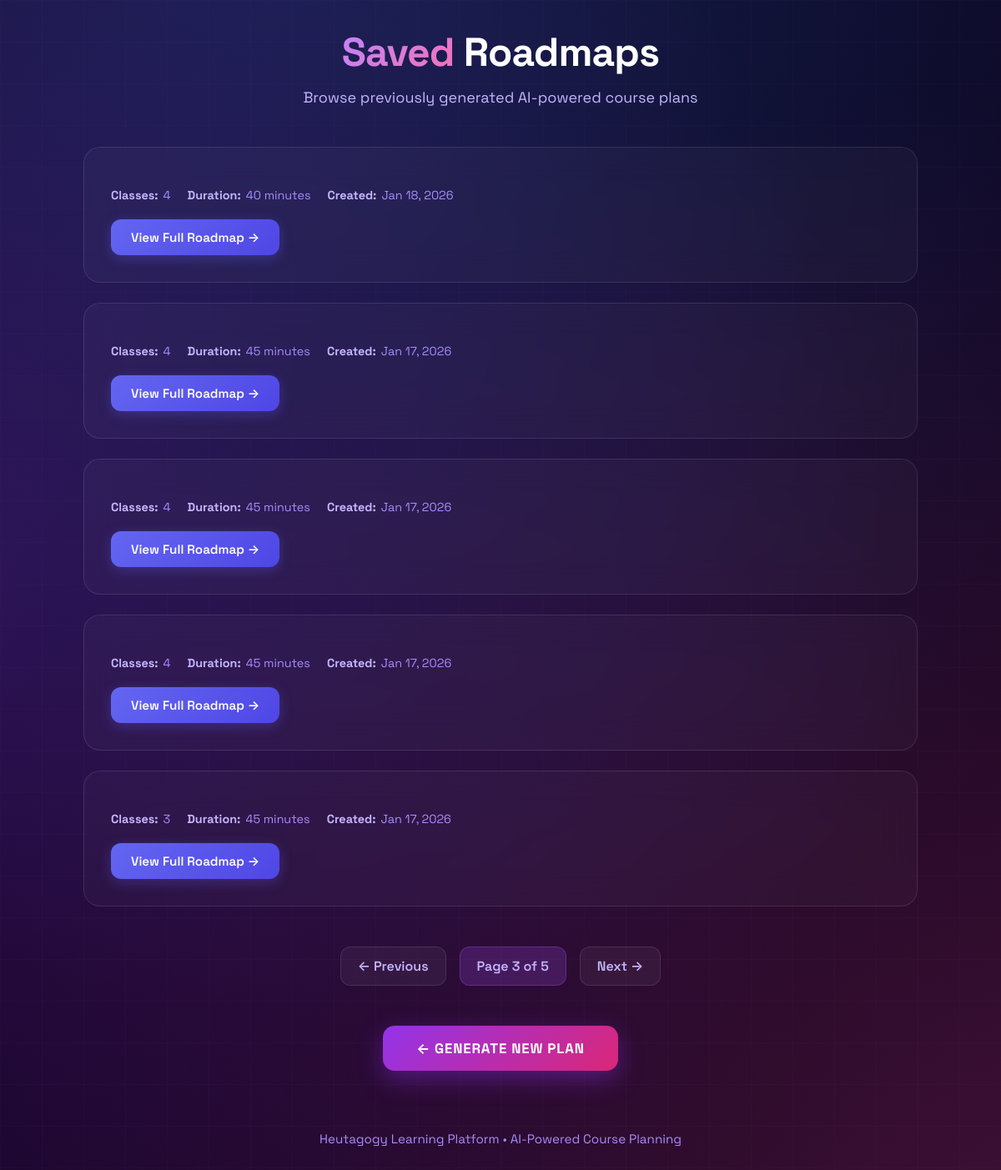
The page /teacher/plans/?page=3 on the database its author committed.
### teacher/models.py (models this page shows)
class CoursePlan(models.Model):
    course_name = models.CharField(max_length=200)
    course_outcomes = models.TextField()
    num_classes = models.IntegerField()
    class_duration = models.IntegerField()   # minutes
    class_size = models.IntegerField()
    roadmap = models.TextField()             # generated roadmap JSON or text
    created_at = models.DateTimeField(auto_now_add=True)

### teacher/views.py (the view)
# urls.py: path("plans/", views.view_plans, name="view-plans"),
def view_plans(request):
    plans = CoursePlan.objects.order_by("-created_at")
    paginator = Paginator(plans, 5)  # 5 plans per page
    page_number = request.GET.get("page")
    page_obj = paginator.get_page(page_number)
    return render(request, "teacher/view_plans.html", {
        "page_obj": page_obj
    })

### teacher/templates/teacher/view_plans.html (shortened to what this page needs)
<!DOCTYPE html>
<html lang="en">
<head>
</head>
<body>
  <div class="container">
    <div class="inner">
      <div class="header">
        <h1><span class="highlight">Saved</span> Roadmaps</h1>
        <p>Browse previously generated AI-powered course plans</p>
      </div>
      <div class="plans-list">
        {% for plan in page_obj %}
          <div class="plan-card">
            <div class="plan-meta">
              <span>
                <strong>Classes:</strong> {{ plan.num_classes }}
              </span>
              <span>
                <strong>Duration:</strong> {{ plan.class_duration }} minutes
              </span>
              <span>
                <strong>Created:</strong> {{ plan.created_at|date:"M d, Y" }}
              </span>
            </div>
            <a href="{% url 'plan-detail' plan.id %}" class="view-btn">
              View Full Roadmap →
            </a>
          </div>
        {% empty %}
          <div class="empty-state">
            <p>No plans generated yet. Create your first roadmap!</p>
          </div>
        {% endfor %}
      </div>
      {% if page_obj.paginator.num_pages > 1 %}
        <div class="pagination">
          {% if page_obj.has_previous %}
            <a href="?page={{ page_obj.previous_page_number }}">
              ← Previous
            </a>
          {% endif %}
          <span class="current">
            Page {{ page_obj.number }} of {{ page_obj.paginator.num_pages }}
          </span>
          {% if page_obj.has_next %}
            <a href="?page={{ page_obj.next_page_number }}">
              Next →
            </a>
          {% endif %}
        </div>
      {% endif %}
      <div class="action-section">
        <a href="{% url 'teacher-plan' %}" class="new-plan-btn">
          ← Generate New Plan
        </a>
      </div>
      <div class="footer">
        <p>Heutagogy Learning Platform • AI-Powered Course Planning</p>
      </div>
    </div>
  </div>
</body>
</html>

### teacher/templates/teacher/view_plans.html (style rules this page uses)
* { margin: 0; padding: 0; box-sizing: border-box; }
body { font-family: 'Space Grotesk', -apple-system, BlinkMacSystemFont, sans-serif; min-height: 100vh; background: #0a0118; position: relative; overflow-x: hidden; }
body::before { content: ''; position: fixed; width: 200%; height: 200%; top: -50%; left: -50%; background: radial-gradient(circle at 20% 50%, rgba(147, 51, 234, 0.25) 0%, transparent 50%), radial-gradient(circle at 80% 80%, rgba(236, 72, 153, 0.25) 0%, transparent 50%), radial-gradient(circle at 40% 20%, rgba(59, 130, 246, 0.25) 0%, transparent 50%); animation: drift 20s ease-in-out infinite; z-index: 0; }
body::after { content: ''; position: fixed; inset: 0; background-image: linear-gradient(rgba(168, 85, 247, 0.03) 1px, transparent 1px), linear-gradient(90deg, rgba(168, 85, 247, 0.03) 1px, transparent 1px); background-size: 50px 50px; pointer-events: none; z-index: 0; }
.container { position: relative; z-index: 10; min-height: 100vh; padding: 32px 20px; }
.inner { max-width: 1000px; margin: 0 auto; }
.header { text-align: center; margin-bottom: 48px; animation: fadeInDown 0.8s ease-out; }
.header h1 { font-size: 3rem; font-weight: 700; color: white; margin-bottom: 12px; letter-spacing: -0.02em; }
.header .highlight { background: linear-gradient(135deg, #c084fc, #f472b6); -webkit-background-clip: text; -webkit-text-fill-color: transparent; background-clip: text; }
.header p { color: #c4b5fd; font-size: 1.125rem; }
.plans-list { margin-bottom: 48px; }
.plan-card { background: rgba(255, 255, 255, 0.03); backdrop-filter: blur(20px); border: 1px solid rgba(255, 255, 255, 0.1); border-radius: 20px; padding: 32px; margin-bottom: 24px; transition: all 0.4s cubic-bezier(0.4, 0, 0.2, 1); position: relative; overflow: hidden; animation: fadeInUp 0.8s ease-out both; }
.plan-card:nth-child(1) { animation-delay: 0.1s; }
.plan-card:nth-child(2) { animation-delay: 0.2s; }
.plan-card:nth-child(3) { animation-delay: 0.3s; }
.plan-card:nth-child(4) { animation-delay: 0.4s; }
.plan-card:nth-child(5) { animation-delay: 0.5s; }
.plan-card::before { content: ''; position: absolute; inset: 0; background: linear-gradient(135deg, rgba(168, 85, 247, 0.1), rgba(236, 72, 153, 0.1)); opacity: 0; transition: opacity 0.4s; }
.plan-meta { display: flex; flex-wrap: wrap; gap: 20px; margin-bottom: 20px; font-size: 0.9rem; color: #a78bfa; }
.plan-meta span { display: flex; align-items: center; gap: 6px; }
.plan-meta strong { color: #c4b5fd; }
.view-btn { display: inline-flex; align-items: center; gap: 8px; padding: 12px 24px; background: linear-gradient(135deg, #6366f1, #4f46e5); border: none; border-radius: 12px; color: white; font-size: 0.95rem; font-weight: 600; text-decoration: none; font-family: inherit; cursor: pointer; transition: all 0.3s; box-shadow: 0 4px 15px rgba(99, 102, 241, 0.3); position: relative; overflow: hidden; }
.view-btn::before { content: ''; position: absolute; top: 0; left: -100%; width: 100%; height: 100%; background: linear-gradient(90deg, transparent, rgba(255,255,255,0.2), transparent); transition: left 0.5s; }
.pagination { display: flex; justify-content: center; align-items: center; gap: 16px; margin-bottom: 48px; }
.pagination a, .pagination span { padding: 12px 20px; background: rgba(255, 255, 255, 0.05); border: 1px solid rgba(255, 255, 255, 0.1); border-radius: 12px; color: #c4b5fd; text-decoration: none; font-weight: 600; transition: all 0.3s; }
.pagination .current { background: rgba(168, 85, 247, 0.2); border-color: rgba(168, 85, 247, 0.3); }
.action-section { text-align: center; margin-bottom: 48px; }
.new-plan-btn { display: inline-flex; align-items: center; gap: 12px; padding: 16px 40px; background: linear-gradient(135deg, #9333ea, #db2777); border: none; border-radius: 14px; color: white; font-size: 1.05rem; font-weight: 700; text-decoration: none; font-family: inherit; cursor: pointer; transition: all 0.3s; box-shadow: 0 10px 30px rgba(147, 51, 234, 0.4); text-transform: uppercase; letter-spacing: 0.05em; }
.footer { text-align: center; color: #a78bfa; font-size: 0.95rem; padding: 24px; }

### rows shown on the page
CoursePlan: num_classes "4", class_duration "40", created_at "Jan 18, 2026"
CoursePlan: num_classes "4", class_duration "45", created_at "Jan 17, 2026"
CoursePlan: num_classes "4", class_duration "45", created_at "Jan 17, 2026"
CoursePlan: num_classes "4", class_duration "45", created_at "Jan 17, 2026"
CoursePlan: num_classes "3", class_duration "45", created_at "Jan 17, 2026"

### other values the page prints
{{ page_obj.number }} "3"
{{ page_obj.paginator.num_pages }} "5"
